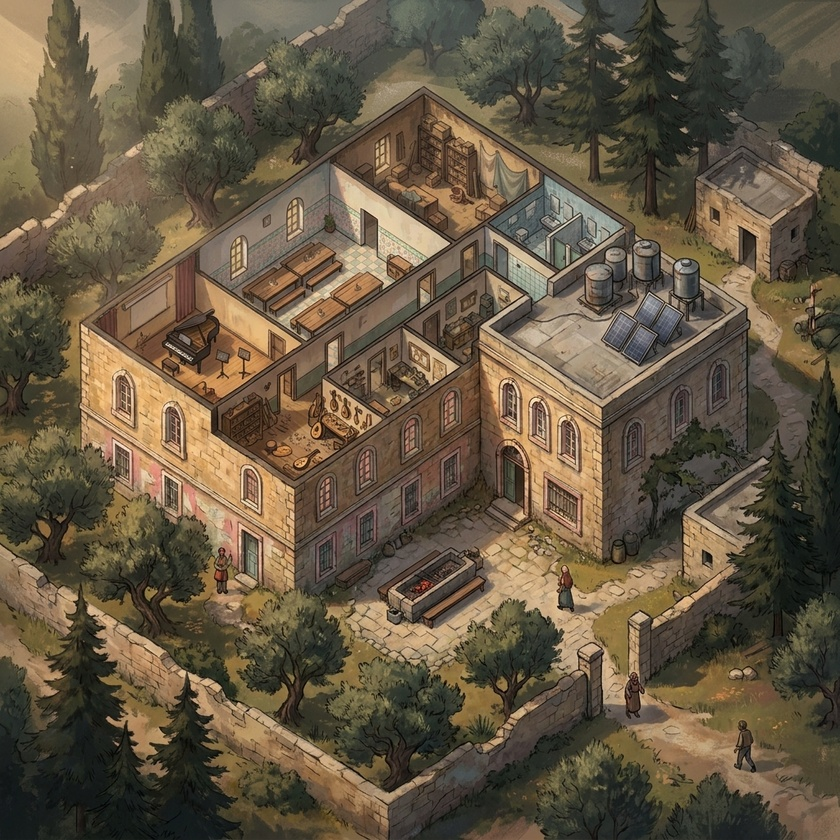
#> input picture assets/venue/venue_painted_v1.jpg, 840 x 840 px, shrunk from 1024 x 1024 before the run, found by its file name
$ python derive_walkable_mask.py
#> lines starting #> are read from the running program, lines starting #| are printed output that depends on the picture; after the words box and inside, x2 and y2 are one past the last pixel; in counts of white or black regions, pixels touching at a corner belong together
#!/usr/bin/env python3
"""Derive a walkable-area alpha mask from the painted venue background.

Phase 2 step 1 of the overnight V3 run. Generates 3 candidate masks at
different thresholds + morphological ops. Phase 2 step 2 (next firing)
will use a Playwright probe to pick the best candidate against known
walkable / non-walkable coordinates from layout.json + hand-picked walls.

Output: venue_walkable_v1.png (1024x1024, alpha-only PNG) at the chosen
threshold, plus the 3 candidates in candidates/.

Headless-only — no manual Pixelmator polish (per patched plan).

Usage:
    python3 tools/bootcamp-scout/derive_walkable_mask.py
"""
from pathlib import Path
from PIL import Image, ImageFilter

REPO = Path(__file__).parent.parent.parent
SRC = REPO / "outputs/kawader-bootcamp/scout-2026-05-11/map/assets/venue/venue_painted_v1.jpg"
DST_DIR = REPO / "outputs/kawader-bootcamp/scout-2026-05-11/map/assets/venue"
CAND_DIR = DST_DIR / "walkable_candidates"

CANDIDATES = [
    # (name, luminance_threshold, dilate_px, erode_px)
    ("loose", 110, 3, 0),    # more walkable area, more wall-bleed
    ("medium", 120, 3, 1),   # baseline per the handoff
    ("strict", 130, 2, 2),   # less walkable, cleaner edges
]

def derive(threshold: int, dilate_px: int, erode_px: int) -> Image.Image:
    img = Image.open(SRC).convert("L")
    # Binarize: pixels above threshold = walkable (alpha 255), else 0
    mask = img.point(lambda p: 255 if p >= threshold else 0, mode="L")
    # Smooth with morphology approximations (MaxFilter = dilation, MinFilter = erosion)
    for _ in range(dilate_px):
        mask = mask.filter(ImageFilter.MaxFilter(3))
    for _ in range(erode_px):
        mask = mask.filter(ImageFilter.MinFilter(3))
    # Slight smoothing to soften staircase edges
    mask = mask.filter(ImageFilter.GaussianBlur(1.0))
    # Re-binarize after blur so we have crisp alpha
    mask = mask.point(lambda p: 255 if p >= 128 else 0, mode="L")
    return mask

def to_alpha_png(mask: Image.Image) -> Image.Image:
    """Convert grayscale mask to RGBA where alpha=mask. RGB is solid (255,200,80) for visualization."""
    rgba = Image.new("RGBA", mask.size, (0, 0, 0, 0))
    pixels = []
    for v in mask.getdata():
        if v > 0:
            pixels.append((255, 200, 80, v))
        else:
            pixels.append((0, 0, 0, 0))
    rgba.putdata(pixels)
    return rgba

def main():
    if not SRC.exists():
        raise SystemExit(f"missing: {SRC}")
    CAND_DIR.mkdir(parents=True, exist_ok=True)

    for name, thr, dil, ero in CANDIDATES:
        mask = derive(thr, dil, ero)
#> in derive, `img = Image.open(SRC).convert("L")`:
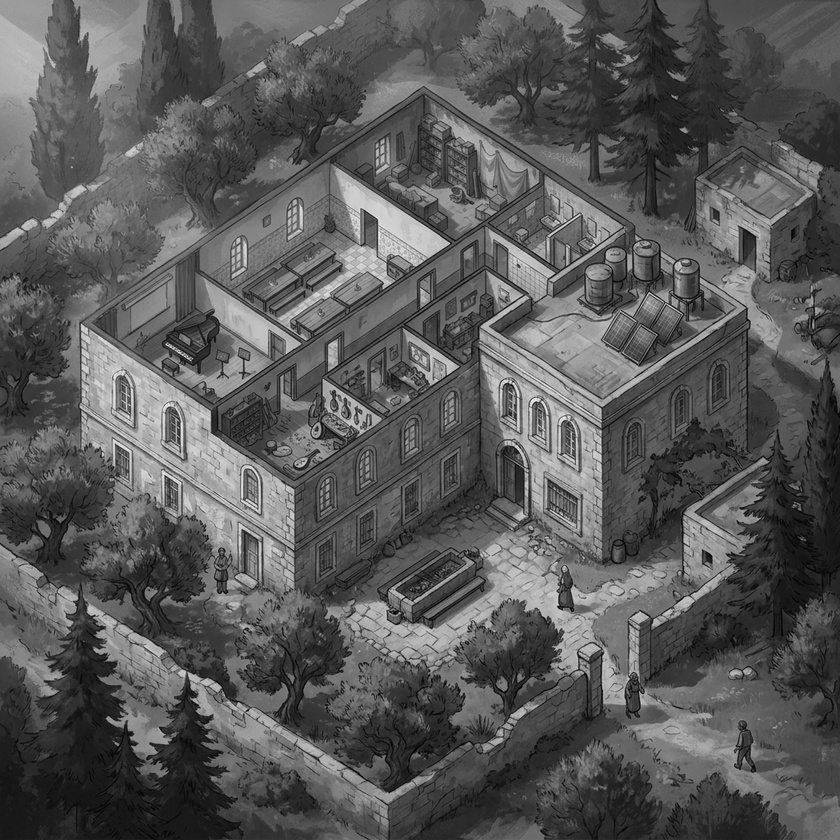
#> img: PIL image 840x840 L; min 1, max 236, mean 89.3
#> in derive, `mask = img.point(lambda p: 255 if p >= threshold else 0, mode="L")`:
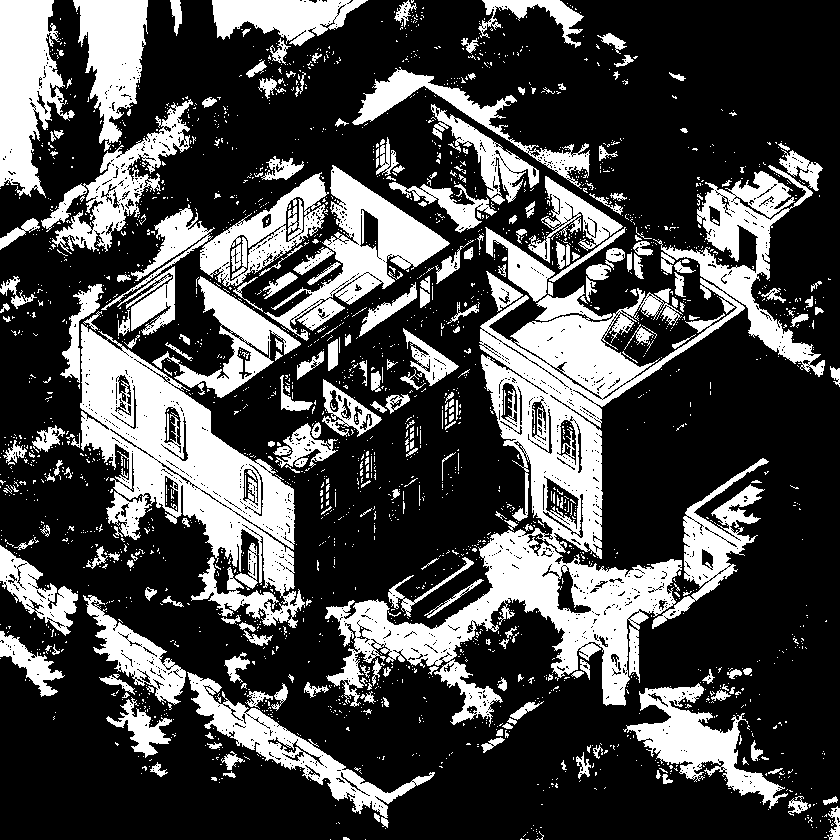
#> mask: PIL image 840x840 L; 28.9% white; 2459 white regions (2184 under 20 px), largest, box (x1, y1, x2, y2) and area: (325, 165, 825, 727) 53554, (80, 324, 305, 628) 25707, (264, 165, 450, 341) 9124
#> the loop in derive, `for _ in range(dilate_px):` made 3 passes
#> pass 1, in derive, `mask = mask.filter(ImageFilter.MaxFilter(3))`:
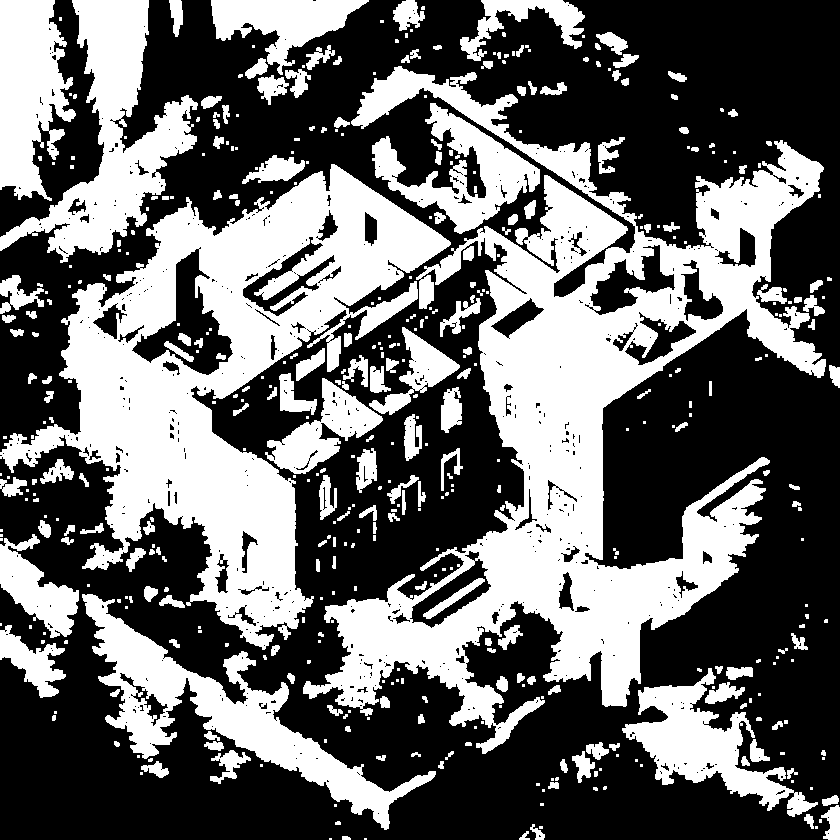
#> mask: PIL image 840x840 L; 40.8% white; 457 white regions (241 under 20 px), largest, box (x1, y1, x2, y2) and area: (303, 66, 826, 754) 102383, (0, 164, 451, 650) 73880, (0, 0, 198, 263) 17557
#> in derive, `mask = mask.filter(ImageFilter.GaussianBlur(1.0))`:
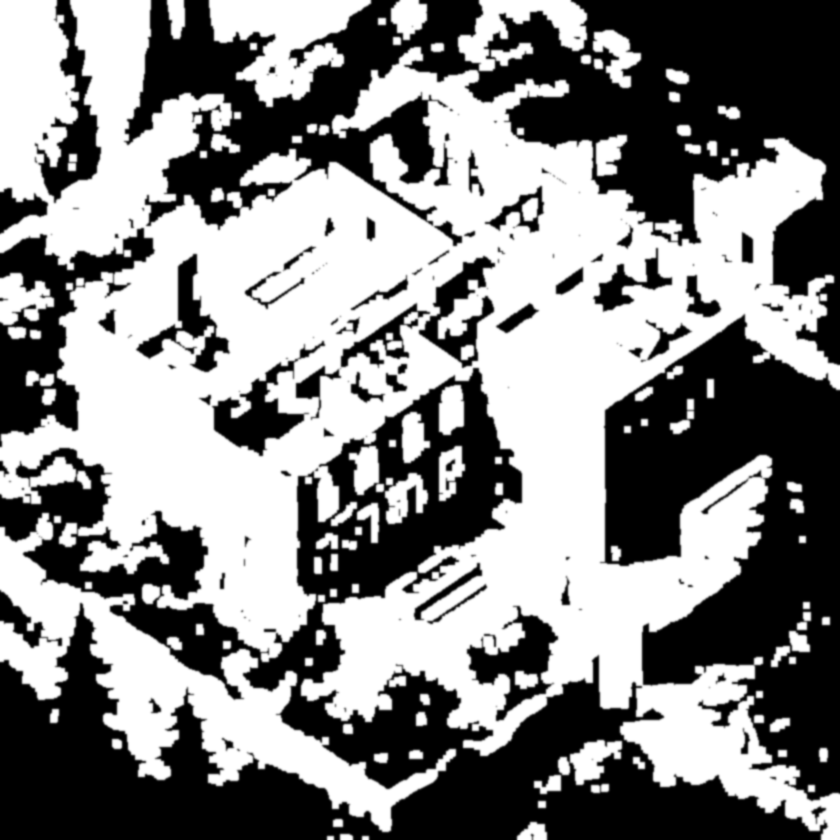
#> mask: PIL image 840x840 L; min 0, max 255, mean 135
#> in derive, `mask = mask.point(lambda p: 255 if p >= 128 else 0, mode="L")`:
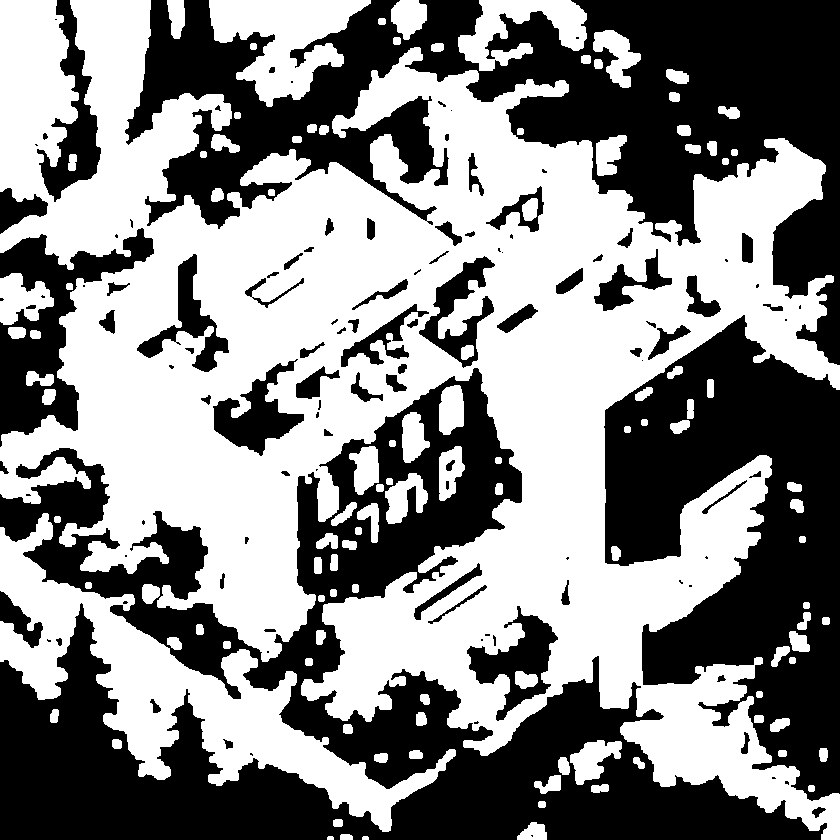
#> mask: PIL image 840x840 L; 53.1% white; 115 black regions (41 under 20 px), largest, box (x1, y1, x2, y2) and area: (0, 368, 827, 840) 126398, (125, 0, 840, 365) 95863, (604, 315, 840, 801) 64682
        # Coverage = walkable pixels / total
        walkable = sum(1 for v in mask.getdata() if v > 0)
#> walkable = 374616
        total = mask.size[0] * mask.size[1]
#> total = 705600
        coverage = walkable / total * 100
#> coverage = 53.09
        # Save raw 1-channel mask (smaller)
        raw_path = CAND_DIR / f"walkable_{name}_raw.png"
        mask.save(raw_path)
        # Save RGBA visualization for human review
        rgba = to_alpha_png(mask)
#> in to_alpha_png, `rgba = Image.new("RGBA", mask.size, (0, 0, 0, 0))`: rgba: PIL image 840x840 RGBA; every value is 0
#> the loop in to_alpha_png, `for v in mask.getdata():` made 705600 passes
#> v on passes 1 to 3: 255, 255, 255
#> after the loop in to_alpha_png, `for v in mask.getdata():`: pixels = 705600 items
#> in to_alpha_png, `rgba.putdata(pixels)`:
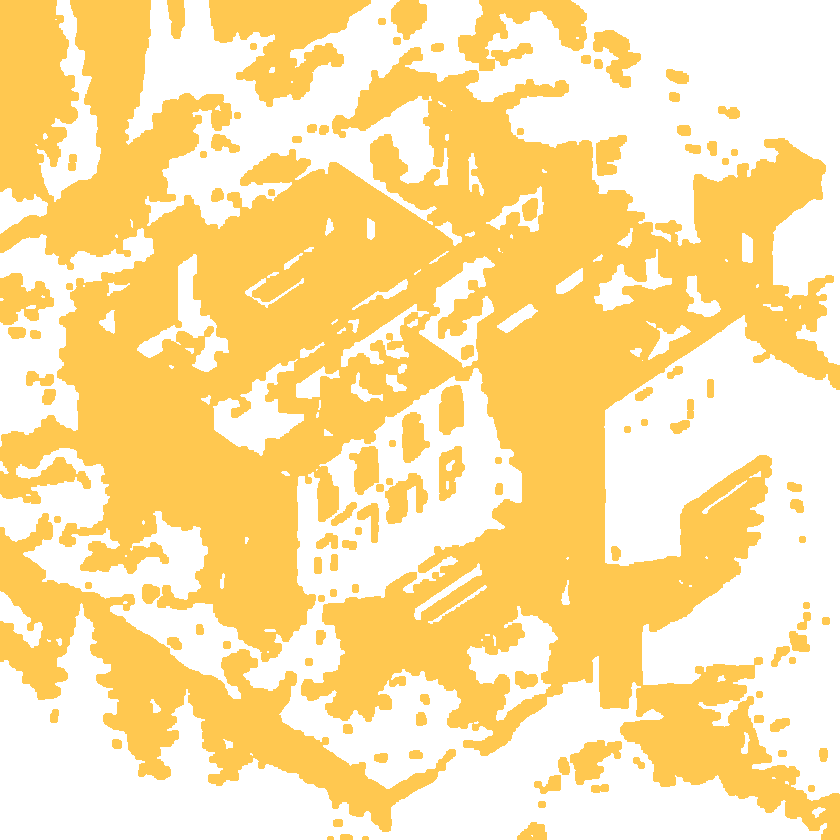
#> rgba: PIL image 840x840 RGBA; mean R, G, B, A 135.4, 106.2, 42.5, 135.4; transparent parts drawn white
        rgba_path = CAND_DIR / f"walkable_{name}_overlay.png"
        rgba.save(rgba_path)
        print(f"[{name}] threshold=L>={thr}  dilate={dil}px  erode={ero}px  coverage={coverage:.1f}%  ->  {raw_path.name}")
#| [loose] threshold=L>=110  dilate=3px  erode=0px  coverage=53.1%  ->  walkable_loose_raw.png

    # Pick "medium" as default per handoff baseline; Phase 2 step 2 will swap if probe disagrees
    default = CAND_DIR / "walkable_medium_raw.png"
    out = DST_DIR / "venue_walkable_v1.png"
    out.write_bytes(default.read_bytes())
    print(f"\nDefault (medium) -> {out.relative_to(REPO)}")

if __name__ == "__main__":
    main()
